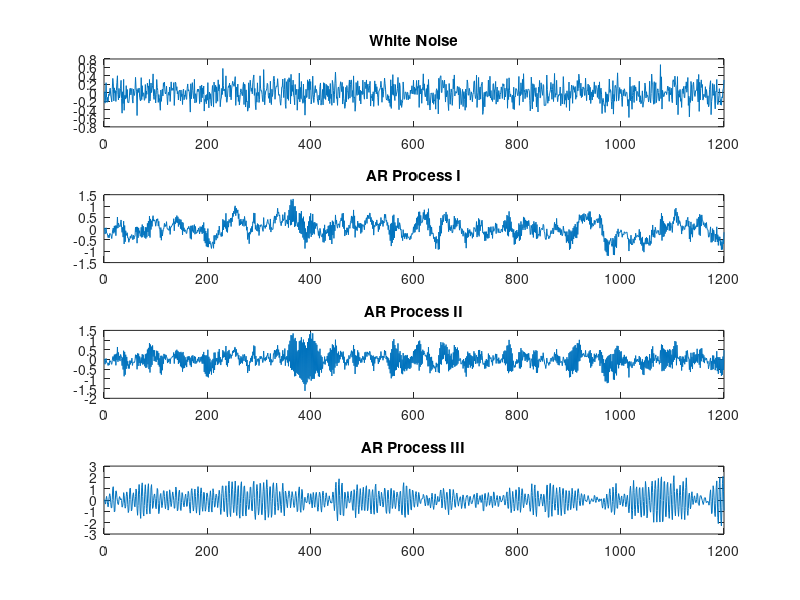

MATLAB code to generate this figure:
% Adaptive Filter Theory, Simon Haykin
% Chapter 1
% Section 1.9
% Neeraj Gangwar

%white noise process
v = 0.2*randn(1200, 1);
i = 1:1:1200;


%AR Process I
A1 = [1, -0.10, -0.8];
B1 = 1;
y1 = filter(B1, A1, v);

%AR Process II
A2 = [1, 0.1, -0.8];
B2 = 1;
y2 = filter(B2, A2, v);

%AR Process III
A3 = [1, -0.975, 0.95];
B3 = 1;
y3 = filter(B3, A3, v);

%plot the processes
subplot(4, 1, 1);
plot(v);
title('White Noise');

subplot(4, 1, 2);
plot(y1);
title('AR Process I');

subplot(4, 1, 3);
plot(y2);
title('AR Process II');

subplot(4, 1, 4);
plot(y3);
title('AR Process III');
